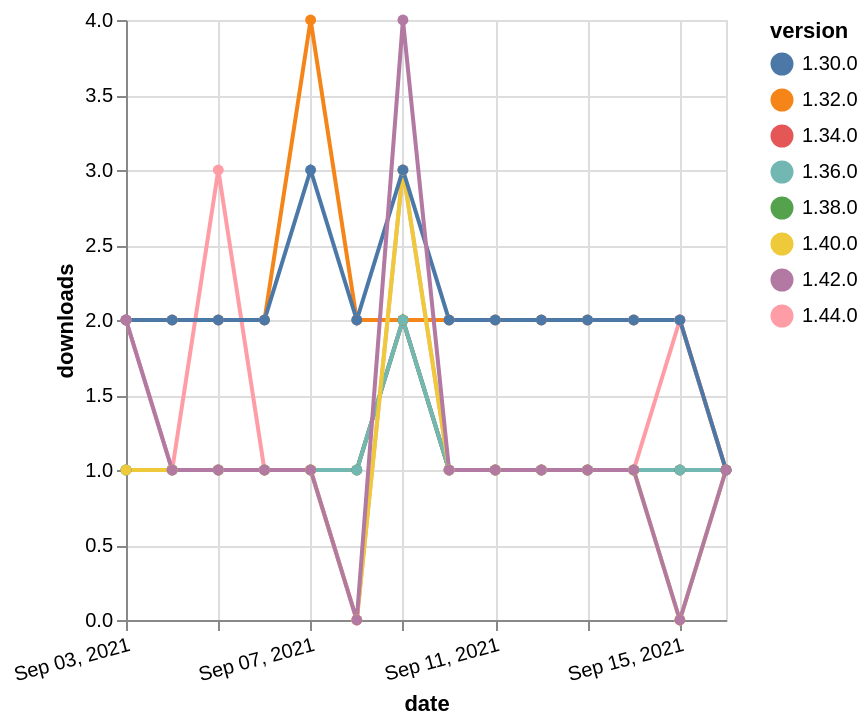

Express this chart as Vega-Lite.
### Vega-Lite specification from a JSON file in a GitHub repository (floating-point values rounded to 4 significant figures)
{"$schema": "https://vega.github.io/schema/vega-lite/v5.json", "description": "A simple bar chart with embedded data.", "data": {"values": [{"date": "2021-09-03", "total": 228, "delta": 1, "version": "1.34.0"}, {"date": "2021-09-04", "total": 229, "delta": 1, "version": "1.34.0"}, {"date": "2021-09-05", "total": 230, "delta": 1, "version": "1.34.0"}, {"date": "2021-09-06", "total": 231, "delta": 1, "version": "1.34.0"}, {"date": "2021-09-07", "total": 232, "delta": 1, "version": "1.34.0"}, {"date": "2021-09-08", "total": 233, "delta": 1, "version": "1.34.0"}, {"date": "2021-09-09", "total": 235, "delta": 2, "version": "1.34.0"}, {"date": "2021-09-10", "total": 236, "delta": 1, "version": "1.34.0"}, {"date": "2021-09-11", "total": 237, "delta": 1, "version": "1.34.0"}, {"date": "2021-09-12", "total": 238, "delta": 1, "version": "1.34.0"}, {"date": "2021-09-13", "total": 239, "delta": 1, "version": "1.34.0"}, {"date": "2021-09-14", "total": 240, "delta": 1, "version": "1.34.0"}, {"date": "2021-09-15", "total": 241, "delta": 1, "version": "1.34.0"}, {"date": "2021-09-16", "total": 242, "delta": 1, "version": "1.34.0"}, {"date": "2021-09-03", "total": 2417, "delta": 2, "version": "1.32.0"}, {"date": "2021-09-04", "total": 2419, "delta": 2, "version": "1.32.0"}, {"date": "2021-09-05", "total": 2421, "delta": 2, "version": "1.32.0"}, {"date": "2021-09-06", "total": 2423, "delta": 2, "version": "1.32.0"}, {"date": "2021-09-07", "total": 2427, "delta": 4, "version": "1.32.0"}, {"date": "2021-09-08", "total": 2429, "delta": 2, "version": "1.32.0"}, {"date": "2021-09-09", "total": 2431, "delta": 2, "version": "1.32.0"}, {"date": "2021-09-10", "total": 2433, "delta": 2, "version": "1.32.0"}, {"date": "2021-09-11", "total": 2435, "delta": 2, "version": "1.32.0"}, {"date": "2021-09-12", "total": 2437, "delta": 2, "version": "1.32.0"}, {"date": "2021-09-13", "total": 2439, "delta": 2, "version": "1.32.0"}, {"date": "2021-09-14", "total": 2441, "delta": 2, "version": "1.32.0"}, {"date": "2021-09-15", "total": 2443, "delta": 2, "version": "1.32.0"}, {"date": "2021-09-16", "total": 2444, "delta": 1, "version": "1.32.0"}, {"date": "2021-09-03", "total": 122, "delta": 2, "version": "1.44.0"}, {"date": "2021-09-04", "total": 123, "delta": 1, "version": "1.44.0"}, {"date": "2021-09-05", "total": 126, "delta": 3, "version": "1.44.0"}, {"date": "2021-09-06", "total": 127, "delta": 1, "version": "1.44.0"}, {"date": "2021-09-07", "total": 128, "delta": 1, "version": "1.44.0"}, {"date": "2021-09-08", "total": 128, "delta": 0, "version": "1.44.0"}, {"date": "2021-09-09", "total": 131, "delta": 3, "version": "1.44.0"}, {"date": "2021-09-10", "total": 132, "delta": 1, "version": "1.44.0"}, {"date": "2021-09-11", "total": 133, "delta": 1, "version": "1.44.0"}, {"date": "2021-09-12", "total": 134, "delta": 1, "version": "1.44.0"}, {"date": "2021-09-13", "total": 135, "delta": 1, "version": "1.44.0"}, {"date": "2021-09-14", "total": 136, "delta": 1, "version": "1.44.0"}, {"date": "2021-09-15", "total": 138, "delta": 2, "version": "1.44.0"}, {"date": "2021-09-16", "total": 139, "delta": 1, "version": "1.44.0"}, {"date": "2021-09-03", "total": 181, "delta": 1, "version": "1.38.0"}, {"date": "2021-09-04", "total": 182, "delta": 1, "version": "1.38.0"}, {"date": "2021-09-05", "total": 183, "delta": 1, "version": "1.38.0"}, {"date": "2021-09-06", "total": 184, "delta": 1, "version": "1.38.0"}, {"date": "2021-09-07", "total": 185, "delta": 1, "version": "1.38.0"}, {"date": "2021-09-08", "total": 186, "delta": 1, "version": "1.38.0"}, {"date": "2021-09-09", "total": 188, "delta": 2, "version": "1.38.0"}, {"date": "2021-09-10", "total": 189, "delta": 1, "version": "1.38.0"}, {"date": "2021-09-11", "total": 190, "delta": 1, "version": "1.38.0"}, {"date": "2021-09-12", "total": 191, "delta": 1, "version": "1.38.0"}, {"date": "2021-09-13", "total": 192, "delta": 1, "version": "1.38.0"}, {"date": "2021-09-14", "total": 193, "delta": 1, "version": "1.38.0"}, {"date": "2021-09-15", "total": 194, "delta": 1, "version": "1.38.0"}, {"date": "2021-09-16", "total": 195, "delta": 1, "version": "1.38.0"}, {"date": "2021-09-03", "total": 196, "delta": 1, "version": "1.36.0"}, {"date": "2021-09-04", "total": 197, "delta": 1, "version": "1.36.0"}, {"date": "2021-09-05", "total": 198, "delta": 1, "version": "1.36.0"}, {"date": "2021-09-06", "total": 199, "delta": 1, "version": "1.36.0"}, {"date": "2021-09-07", "total": 200, "delta": 1, "version": "1.36.0"}, {"date": "2021-09-08", "total": 201, "delta": 1, "version": "1.36.0"}, {"date": "2021-09-09", "total": 203, "delta": 2, "version": "1.36.0"}, {"date": "2021-09-10", "total": 204, "delta": 1, "version": "1.36.0"}, {"date": "2021-09-11", "total": 205, "delta": 1, "version": "1.36.0"}, {"date": "2021-09-12", "total": 206, "delta": 1, "version": "1.36.0"}, {"date": "2021-09-13", "total": 207, "delta": 1, "version": "1.36.0"}, {"date": "2021-09-14", "total": 208, "delta": 1, "version": "1.36.0"}, {"date": "2021-09-15", "total": 209, "delta": 1, "version": "1.36.0"}, {"date": "2021-09-16", "total": 210, "delta": 1, "version": "1.36.0"}, {"date": "2021-09-03", "total": 157, "delta": 1, "version": "1.40.0"}, {"date": "2021-09-04", "total": 158, "delta": 1, "version": "1.40.0"}, {"date": "2021-09-05", "total": 159, "delta": 1, "version": "1.40.0"}, {"date": "2021-09-06", "total": 160, "delta": 1, "version": "1.40.0"}, {"date": "2021-09-07", "total": 161, "delta": 1, "version": "1.40.0"}, {"date": "2021-09-08", "total": 161, "delta": 0, "version": "1.40.0"}, {"date": "2021-09-09", "total": 164, "delta": 3, "version": "1.40.0"}, {"date": "2021-09-10", "total": 165, "delta": 1, "version": "1.40.0"}, {"date": "2021-09-11", "total": 166, "delta": 1, "version": "1.40.0"}, {"date": "2021-09-12", "total": 167, "delta": 1, "version": "1.40.0"}, {"date": "2021-09-13", "total": 168, "delta": 1, "version": "1.40.0"}, {"date": "2021-09-14", "total": 169, "delta": 1, "version": "1.40.0"}, {"date": "2021-09-15", "total": 169, "delta": 0, "version": "1.40.0"}, {"date": "2021-09-16", "total": 170, "delta": 1, "version": "1.40.0"}, {"date": "2021-09-03", "total": 2322, "delta": 2, "version": "1.30.0"}, {"date": "2021-09-04", "total": 2324, "delta": 2, "version": "1.30.0"}, {"date": "2021-09-05", "total": 2326, "delta": 2, "version": "1.30.0"}, {"date": "2021-09-06", "total": 2328, "delta": 2, "version": "1.30.0"}, {"date": "2021-09-07", "total": 2331, "delta": 3, "version": "1.30.0"}, {"date": "2021-09-08", "total": 2333, "delta": 2, "version": "1.30.0"}, {"date": "2021-09-09", "total": 2336, "delta": 3, "version": "1.30.0"}, {"date": "2021-09-10", "total": 2338, "delta": 2, "version": "1.30.0"}, {"date": "2021-09-11", "total": 2340, "delta": 2, "version": "1.30.0"}, {"date": "2021-09-12", "total": 2342, "delta": 2, "version": "1.30.0"}, {"date": "2021-09-13", "total": 2344, "delta": 2, "version": "1.30.0"}, {"date": "2021-09-14", "total": 2346, "delta": 2, "version": "1.30.0"}, {"date": "2021-09-15", "total": 2348, "delta": 2, "version": "1.30.0"}, {"date": "2021-09-16", "total": 2349, "delta": 1, "version": "1.30.0"}, {"date": "2021-09-03", "total": 182, "delta": 2, "version": "1.42.0"}, {"date": "2021-09-04", "total": 183, "delta": 1, "version": "1.42.0"}, {"date": "2021-09-05", "total": 184, "delta": 1, "version": "1.42.0"}, {"date": "2021-09-06", "total": 185, "delta": 1, "version": "1.42.0"}, {"date": "2021-09-07", "total": 186, "delta": 1, "version": "1.42.0"}, {"date": "2021-09-08", "total": 186, "delta": 0, "version": "1.42.0"}, {"date": "2021-09-09", "total": 190, "delta": 4, "version": "1.42.0"}, {"date": "2021-09-10", "total": 191, "delta": 1, "version": "1.42.0"}, {"date": "2021-09-11", "total": 192, "delta": 1, "version": "1.42.0"}, {"date": "2021-09-12", "total": 193, "delta": 1, "version": "1.42.0"}, {"date": "2021-09-13", "total": 194, "delta": 1, "version": "1.42.0"}, {"date": "2021-09-14", "total": 195, "delta": 1, "version": "1.42.0"}, {"date": "2021-09-15", "total": 195, "delta": 0, "version": "1.42.0"}, {"date": "2021-09-16", "total": 196, "delta": 1, "version": "1.42.0"}]}, "width": "container", "mark": {"type": "line", "point": {"filled": true}}, "encoding": {"x": {"field": "date", "type": "temporal", "timeUnit": "yearmonthdate", "title": "date", "axis": {"labelAngle": -15}}, "y": {"field": "delta", "type": "quantitative", "title": "downloads"}, "color": {"field": "version", "type": "nominal"}, "tooltip": {"field": "delta"}}}
